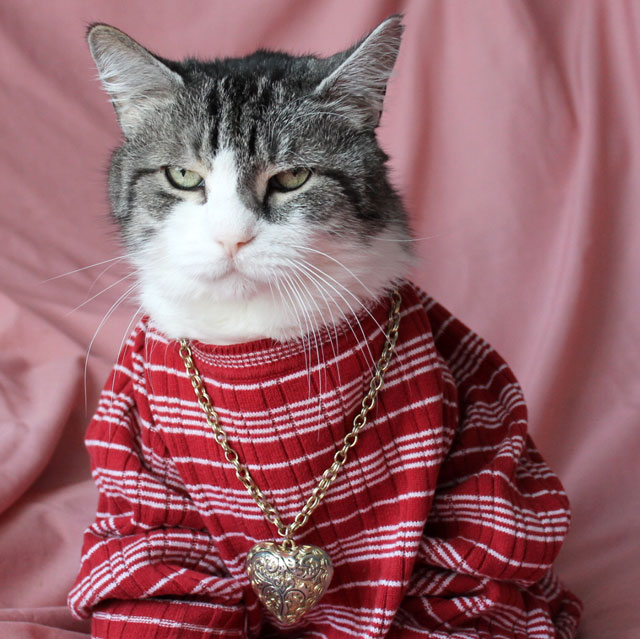
#> input picture HW01/images/cat.jpg, 640 x 639 px
$ jupyter execute HW01.ipynb   (shell and % lines are left out)
#> lines starting #> are read from the running program, lines starting #| are printed output that depends on the picture; long printed decimals are rounded
# Computer Vision - HW01
<font color='Green' size='4'>Mohammad Doosti Lakhani - 98722278</font>

This notebooks consists of:

1. Importing Libraries
2. Loading a Grayscale Image
3. Functions
4. Gaussian vs. Average
    1. Applying 5x5 Average Filter
    2. Applying 5x5 Gaussian Filter
    3. Compare Using RMSE
5. Gaussian vs. 2X Gaussian
    1. Applying 5x5 Gaussian Filter With `sigma1=1` *Twice*
    2. Applying a Gaussian Filter with Proper Size *Once*
    4. Compare Using RMSE

## 1 Importing Libraries

[cell 1]
import cv2
import numpy as np
import matplotlib.pyplot as plt
from scipy import ndimage

## 2 Loading a Grayscale Image

[cell 2]
image = cv2.imread('images/cat.jpg', 0)
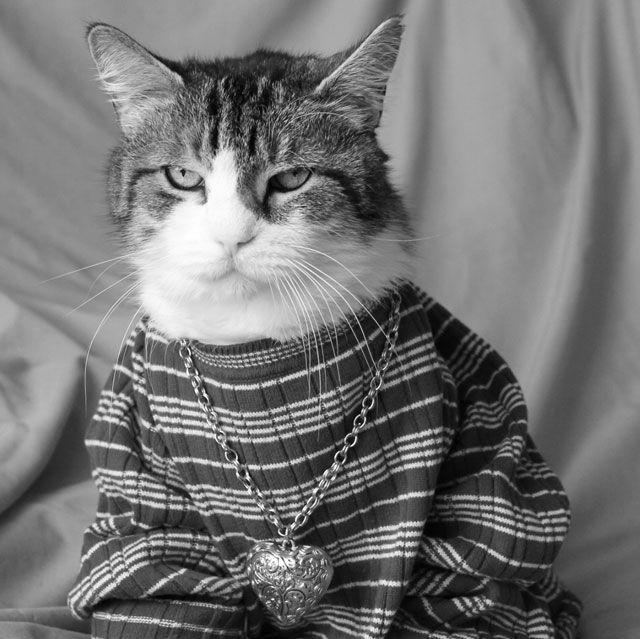
#> image: shape (639, 640); min 0, max 255, mean 115.1
plt.figure(figsize=(15,10))
plt.imshow(image, cmap='gray')

## 3 Functions
Just a wrapper around built-in CV2 functions.

[cell 3]
def gaussian(image, size, std):
    """
    Applies gaussian filter to smooth image

    :param image: Open cv or numpy ndarray image
    :param size: The size of gaussian filter
    :param std: if 0, it will be calculated automatically, otherwise for x and y sould be indicated.
    :return: An open cv image
    """
    return cv2.GaussianBlur(src=image, ksize=(size, size), sigmaX=std, sigmaY=std)

[cell 4]
def average(image, size):
    """
    Applies average filter to smooth image

    :param image: Open cv or numpy ndarray image
    :param size: The size of average filter
    :return: An open cv image
    """
#> called with size = 5

    kernel = np.ones((size, size), dtype=np.float32) / (size ** 2)
    return cv2.filter2D(src=image, ddepth=-1, kernel=kernel)
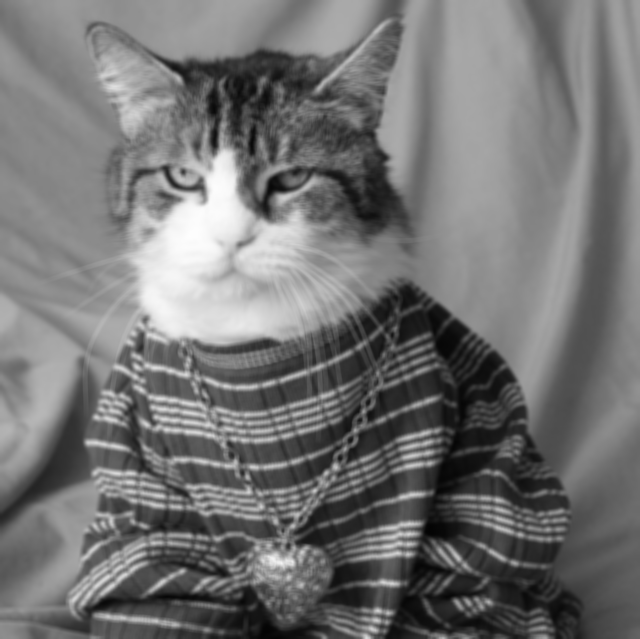
#> returned value: shape (639, 640); min 3, max 254, mean 115.1

## 4. Gaussian vs. Average
1. Applying 5x5 Average Filter
2. Applying 5x5 Gaussian Filter
3. Compare Using RMSE

### 4.A Applying 5x5 Average Filter

[cell 5]
size = 5
average_blur = average(image, size)

plt.figure(figsize=(15,10))
plt.imshow(average_blur, cmap='gray')

### 4.B Applying 5x5 Gaussian Filter
In this step we just need to use the defined gaussian filter then using convolve2d function for doing this.

[cell 6]
size = 5
std = 1
gaussian_blur = gaussian(image, size, std)

plt.figure(figsize=(15,10))
plt.imshow(gaussian_blur, cmap='gray')

### 4.C Compare Using RMSE
As images are same in term of size and content, RMSE can project the difference adequately.

[cell 7]
def RMSE(x, y):
    """
    Calculates Root Mean Squared Error of two ndim matrices

    :param x: An ndim matrix
    :param y: An ndim matrix
    :return: A float number
    """

    return np.sqrt(np.sum((x - y) ** 2) / (x.shape[0] * x.shape[1]))

[cell 8]
print('RMSE between an image smoothed using a 5x5 average filter and original image: \n', RMSE(average_blur, image))
#| RMSE between an image smoothed using a 5x5 average filter and original image:
#|  6.053
print('RMSE between an image smoothed using a 5x5 gaussian filter with std=1 and original image: \n', RMSE(gaussian_blur, image))
#| RMSE between an image smoothed using a 5x5 gaussian filter with std=1 and original image:
#|  5.247
print('RMSE between an image smoothed using a 5x5 gaussian filter with std=1 and a a 5x5 average filter: \n', RMSE(gaussian_blur, average_blur))
#| RMSE between an image smoothed using a 5x5 gaussian filter with std=1 and a a 5x5 average filter:
#|  4.476

## 5 Gaussian vs. 2X Gaussian
1. Applying 5x5 Gaussian Filter With `sigma1=1` *Twice*
2. Applying a Gaussian Filter with Proper Size and `sigma2=sqrt(2)` *Once*
4. Compare Using RMSE

### 5.A Applying 5x5 Gaussian Filter With `sigma1=1` Twice
This is same as previous step, the only difference is that we apply gaussian twice subsequently.

[cell 9]
size = 5
std = 1
gaussian_blur_twice = gaussian(image, size, std)
gaussian_blur_twice = gaussian(gaussian_blur_twice, size, std)

plt.figure(figsize=(15,10))
plt.imshow(gaussian_blur_twice, cmap='gray')

### 5.B Applying a Gaussian Filter with Proper Size and `sigma2=sqrt(2)` *Once*
To get the proper size, there is rule of thump that says the filter size should be biggest odd number which is less than 6 times of sigma.
In our case as sigma is sqrt(2), 6xSigma = 8 and the biggest odd number less than 8 is 7. So kernel size will be 7.

[cell 10]
size = 7
std = np.sqrt(2)
gaussian_blur = gaussian(image, size, std)

plt.figure(figsize=(15,10))
plt.imshow(gaussian_blur, cmap='gray')

### 5.C Compare Using RMSE
As images are same in term of size and content, RMSE can project the difference adequately.

[cell 11]
print('RMSE between an image smoothed TWICE using a 5x5 gaussian filter with std=1 and original image: \n',
      RMSE(gaussian_blur_twice, image))
#| RMSE between an image smoothed TWICE using a 5x5 gaussian filter with std=1 and original image:
#|  5.840
print('RMSE between an image smoothed ONCE using a 7x7 gaussian filter with std=sqrt(2) and original image: \n',
      RMSE(gaussian_blur, image))
#| RMSE between an image smoothed ONCE using a 7x7 gaussian filter with std=sqrt(2) and original image:
#|  5.858
print('RMSE between an image smoothed TWICE using a 5x5 gaussian filter with std=1 and ONCE using a 7x7 gaussian filter with std=sqrt(2): \n',
      RMSE(gaussian_blur, gaussian_blur_twice))
#| RMSE between an image smoothed TWICE using a 5x5 gaussian filter with std=1 and ONCE using a 7x7 gaussian filter with std=sqrt(2):
#|  0.3326
